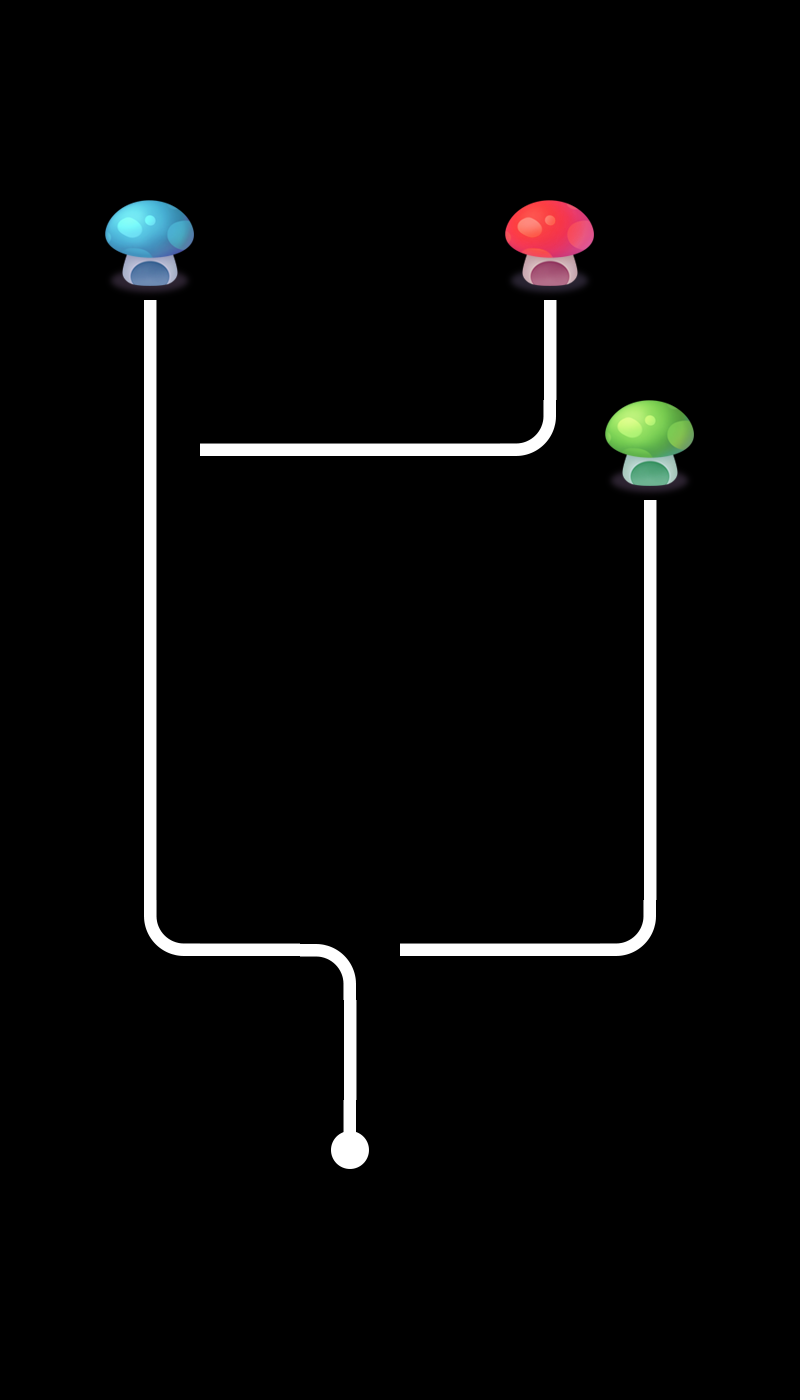

A level layout from a 2D game, rendered from its tile map. Below: a short description, then the map file with tile-grid data replaced by summaries:
An orthogonal 8x14 tile map with 100x100 px tiles, 1 tile layer (layer0) and 2 objects.

<map version="1.0" orientation="orthogonal" renderorder="right-down" width="8" height="14" tilewidth="100" tileheight="100" nextobjectid="4">
 <tileset firstgid="1" name="tiled" tilewidth="100" tileheight="100">
  <image source="tiled.png" width="500" height="400" />
 </tileset>
 <layer name="layer0" width="8" height="14">
  <data>[112 cells, 26 non-empty, 9 distinct tile ids]</data>
 </layer>
 <objectgroup name="object1">
  <properties>
   <property name="id" value="0" />
  </properties>
  <object id="1" x="324.242" y="930.303" width="60.6061" height="54.5455">
   <properties>
    <property name="id" value="0" />
   </properties>
  </object>
  <object id="3" x="118.182" y="424.242" width="60.6061" height="54.5455">
   <properties>
    <property name="id" value="1" />
   </properties>
  </object>
 </objectgroup>
</map>
